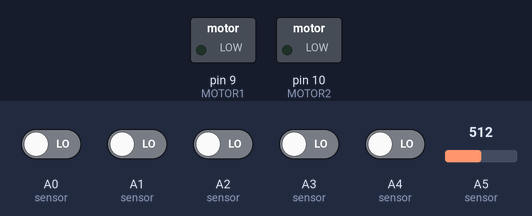
The sketch below on a simulated Arduino Uno, built with avr-gcc and run on an emulated ATmega328P. On the bench: switched loads named in the sketch (green lamp = pin HIGH). Dashed ring = blinking. The test bench sets the inputs (shaded band); at power-on: A0 (sensor), A1 (sensor), A2 (sensor), A3 (sensor), A4 (sensor) LOW, A5 (sensor) = 512. What the sketch prints to the serial monitor is not drawn.

Above: at 1.2 s.
1.3 s: A0 (sensor) driven HIGH
At 2.5 s:
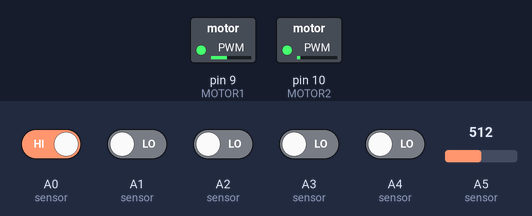
2.8 s: A1 (sensor) driven HIGH
At 4.3 s:
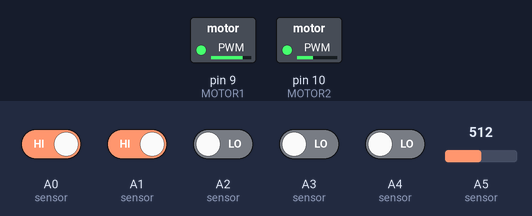
5.8 s: A2 (sensor) driven HIGH
At 6.5 s:
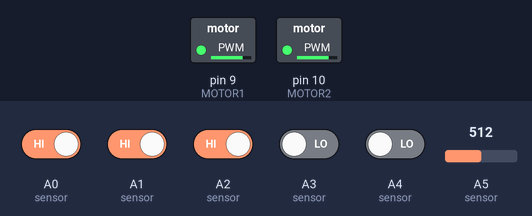
7.4 s: A3 (sensor) driven HIGH
13.4 s: A4 (sensor) driven HIGH
Timing chart, 0 to 17.4 s (numbered marks = the images above; inputs shaded):
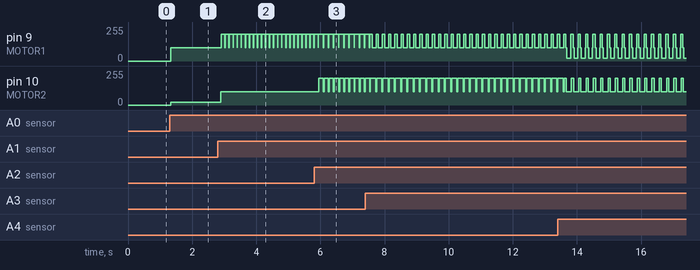

The sketch:

autocar_testing.ino
```cpp
/* ************************************************
  LWE Science Club Auto Car

  Description

  Details, Details, Details, Details, Details, Details, Details,
  Details, Details, Details, Details, Details, Details, Details,
  Details, Details, vDetails, Details, Details, Details, Details,
  Details, Details, Details, Details, Details, Details, Details,

  https://github.com/jumblobinley/LWSC_Auto_Rob.git
  (See git examples below)


  --Created 2020 Dec 15
  --by Joseph Hauser
  --Modified 2020 jan 26
  --by Joseph Hauser

************************************************** */

// setting up global values for sensors

  #define MOTOR1 9
  #define MOTOR2 10

  bool sensVals[5] = {LOW, LOW, LOW, LOW, LOW};
  int sensAn = 0;

// the setup function runs once when you press reset or power the board
void setup() {
  Serial.begin(9600);
  // initialize digital pin LED_BUILTIN as an output.
  pinMode(A0, INPUT);
  pinMode(A1, INPUT);
  pinMode(A2, INPUT);
  pinMode(A3, INPUT);
  pinMode(A3, INPUT);
  pinMode(A4, INPUT);
  //pinMode(A5, OUTPUT); but it's analog
}

// the loop function runs over and over again forever
void loop() {

  //flashing pin 2
  digitalWrite(2, HIGH);   // turn the LED on (HIGH is the voltage level)
  delay(50);                       // wait for a second
  digitalWrite(2, LOW);    // turn the LED off by making the voltage LOW
  delay(50);                       // wait for a second

//Step 1. Read the line sensor
  sensorRead();
  delay(10);

//Step 2. process the incoming data, and determine the motor commands
void dataFilter(void);

//Step 3. send out the motor commands

/*
//test Code #1
  bool motorResponse = 0;
  motorResponse = motorControl(MOTOR1, 200);
  Serial.println(motorResponse);
  delay(500);
  motorResponse = motorControl(MOTOR2, 1023);
  Serial.println(motorResponse);
  delay(500);
  motorResponse = motorControl(3, 1024);
  Serial.println(motorResponse);
  delay(2000);
  motorControl(MOTOR1, 0);
  motorControl(MOTOR2, 0);
*/

/*
   //test code #2
if (sensVals[0] == true){
  motorControl(MOTOR2, 0);
  motorControl(MOTOR1, 200);
}

if (sensVals[2] == true){
  motorControl(MOTOR1, 0);
  motorControl(MOTOR2, 0);
}

if (sensVals[4] == true){
  motorControl(MOTOR1, 0);
  motorControl(MOTOR2, 200);
}
*/


    //test code #3
    //put this logic into the data filter function
    if (sensVals[0] == true){
      motorControl(MOTOR2, 20);
      motorControl(MOTOR1, 100);
    }

    if (sensVals[1] == true){
      motorControl(MOTOR2, 100);
      motorControl(MOTOR1, 200);
    }

    if (sensVals[2] == true){
      motorControl(MOTOR2, 200);
      motorControl(MOTOR1, 200);
    }
    if (sensVals[3] == true){
      motorControl(MOTOR2, 200);
      motorControl(MOTOR1, 100);
    }

    if (sensVals[4] == true){
      motorControl(MOTOR2, 100);
      motorControl(MOTOR1, 20);
    }

    //check values for all zeros and turn off motor
    bool isZero = true;
    for (int cnt=0;cnt<5; cnt++)
    {
      if (sensVals[cnt] != 0) {isZero=false; break;}
    }
    if (isZero == true) {motorControl(MOTOR2, 0); motorControl(MOTOR1, 0);}

    //ad  a new line at the end of the output data
    Serial.println(" ");

}


// recieves information from the Cytron Maker Line
void sensorRead(void) {
  // initialize digital pin LED_BUILTIN as an output.
 sensVals[0] = digitalRead(A0);
 sensVals[1] = digitalRead(A1);
 sensVals[2] = digitalRead(A2);
 sensVals[3] = digitalRead(A3);
 sensVals[4] = digitalRead(A4);
 sensAn = analogRead(A5);

 Serial.print(sensVals[0]);
 Serial.print(", ");
 Serial.print(sensVals[1]);
 Serial.print(", ");
 Serial.print(sensVals[2]);
 Serial.print(", ");
 Serial.print(sensVals[3]);
 Serial.print(", ");
 Serial.print(sensVals[4]);
 Serial.print(", ");
 Serial.print(sensAn);
 Serial.print(" -- ");
}

// filters the data recieved so the motors can understand what actions to take
void dataFilter(void) {


}


// commmands sent to the motor controller
bool motorControl(int motorNum, int motorPow) {

  Serial.print(" --> ");
  Serial.print(motorNum);
  Serial.print(", ");
  Serial.print(motorPow);
  Serial.print(" <-- ");

  if (motorNum == MOTOR1) {
    analogWrite(MOTOR1, motorPow);
 }
  else if (motorNum == MOTOR2) {
    analogWrite(MOTOR2, motorPow);

 }
  else {
    Serial.println("motor nonexiststant");
    return false;
 }
return true;
}

/* GitHub Examples
 *
 *  ---Write code
 *  ---Add file to repo:
 *  git add <filename>
 *
 *   --Attach a remote origin to your code repo, Do this one time
 *  git remote add origin git@github.com:jumblobinley/LWSC_Auto_Rob.git
 *  (Note: ssh keys are set up for this computer.  Other students will have to set up thier keys)
 *
 *  ---When done writing code, commit your code
 *  cd ~/Documents/ArduinoSketchBook/autocar_testing
 *  git commit -m "comment"
 *
 *  ---Push code to github in the cloud
 *  git push -u origin master
 *
 */
```

Measured:
- after the input at 1.3 s, pin 9 (MOTOR1): 0/255 → 100/255 at once; pin 10 (MOTOR2): 0/255 → 20/255 at once
- after the input at 2.8 s, pin 9 (MOTOR1): alternates 200/255 for 0.11 s and 100/255 for 0.01 s, starting after 0.11 s; pin 10 (MOTOR2): 20/255 → 100/255 after 0.10 s
- after the input at 5.8 s, pin 9 (MOTOR1): alternates 200/255 for 0.15 s and 100/255 for 0.01 s, starting after 0.45 s; pin 10 (MOTOR2): alternates 200/255 for 0.13 s and 100/255 for 0.03 s, starting after 0.15 s
